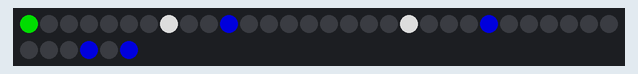
The sketch below on a simulated ESP8266 (NodeMCU). Parts: 36 RGB LEDs in strip order, left to right, continuing on the next row. Dim RGB values are drawn brighter than linear; WiFi joins after 1.5 s; servers stay silent unless stated; network time is answered at once with the bench clock; the local clock reads 2024-03-15 10:24:30 at power-on unless the sketch sets it; random numbers use the default seed unless the sketch sets one; not simulated (calls return 0 or success): secret.h; what the sketch prints to the serial monitor is not drawn.

Above: at 9.6 s.
At 19.6 s:
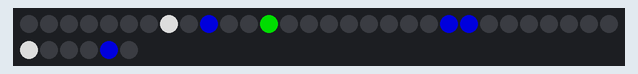
At 34.6 s:
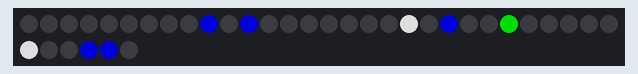
At 64.7 s:
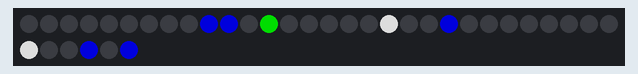
At 99.8 s:
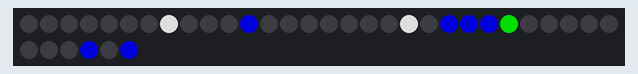
At 124.9 s:
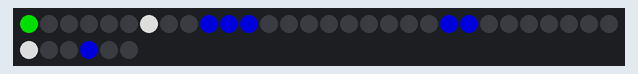

Measured:
- what the display in image 0 shows lasts 5.0 s, from 9.5 s to 14.5 s

The sketch:

DigitalPixelClock.ino
```cpp
#include <Adafruit_NeoPixel.h> // https://github.com/adafruit/Adafruit_NeoPixel
#include <ESP8266WiFi.h>
#include <RTClib.h> // https://github.com/adafruit/RTClib
#include <WiFiUdp.h>
#include <NTPClient.h>
#include <TimeLib.h> // "Time" by Michael Margolis

#include "secret.h"
#include "config.h"
#include "functions.h"

Adafruit_NeoPixel pixels(NUMPIXELS, PIN, NEO_GRB + NEO_KHZ800);

// Time
WiFiUDP ntpUDP;
NTPClient time_client(ntpUDP, NTPServer);
char timestr[4]; // Stores time, e.g. 2359 would be 23hrs 59mins

/** Setup WiFi
 * Tweak timeout value as required
 * @return True on Success, False otherwise
*/
bool setupWifi() {
  int timeout = 30;

  WiFi.hostname(GetDeviceUID());
  WiFi.begin(WIFI_SSID, WIFI_PASS);

  Serial.print("[WiFi] :: Connecting");
  while (WiFi.status() != WL_CONNECTED && timeout > 0)
  {
    delay(500);
    Serial.print(".");
    timeout--;
  }
  Serial.println();

  if (WiFi.status() != WL_CONNECTED) {
    return false;
  }

  // WiFi
  Serial.print("[WiFi] :: Connected, IP address: ");
  Serial.println(WiFi.localIP());

  return true;
}

/** Get Time from NTP in the desired format.
 * Store result in &timestr, setting to 0000 in case of error.
 * @return True on Success, False otherwise
*/
bool getTime(char (&timestr)[4]) {
  char format[] = "hhmm";
  Serial.println("[TIME] :: Getting the time now...");

  if (time_client.update() || time_client.isTimeSet()) {
    time_t epochTime = time_client.getEpochTime();

    // Adjust for British Summer Time (BST)
    time_t adjustedTime = epochTime;
    tmElements_t tm;
    breakTime(epochTime, tm);

    // Check if it's within the BST period (last Sunday in March to last Sunday in October)
    if ((tm.Month > 3 && tm.Month < 10) ||
        (tm.Month == 3 && (tm.Day - tm.Wday) >= 24) ||
        (tm.Month == 10 && (tm.Day - tm.Wday) < 24)) {
      adjustedTime += 3600;  // Add one hour for BST
    }

    strcpy(timestr, DateTime(adjustedTime).toString(format));

    //strcpy(timestr, DateTime(time_client.getEpochTime()).toString(format));
    Serial.print("[TIME] :: Time Updated. It is now "); Serial.println(timestr);
    return true;

  } else {
    strcpy(timestr, "0000");
    Serial.println("[TIME] :: Failed to get the time");
    return false;
  }
}

/** Shuffle the given array using Fisher-Yates algorithm
 * @param arr Target Array
 * @param size Size of arr
 */
void shuffleArray(int arr[], int size) {
  for (int i = size - 1; i > 0; --i) {
    int j = rand() % (i + 1);
    std::swap(arr[i], arr[j]);
  }
}

/** Shuffle all arrays used for pixel mappings
*/
void shufflePixelArrays() {
  shuffleArray(hourTens, 3);
  shuffleArray(hourUnits, 9);
  shuffleArray(minTens, 6);
  shuffleArray(minUnits, 9);
}

/** Illuminate clock section in desired colour. [val] number of pixels are to be illuminated.
 * @param val Numeric value for section, e.g. 6 would represent 6 pixels to illuminate
 * @param pixelArray Pool of Pixels to be illuminated
 * @param colour Colour for this section
*/
void lightUpSection(int val, int* pixelArray, uint32_t colour) {
  for (int i = 0; i < val; i++) {
    pixels.setPixelColor(pixelArray[i], colour);
  }
}

void setup() {
  delay(3000);
  Serial.begin(SERIAL_BAUD);

  // Setup Wifi
  if (!setupWifi()) {
    Serial.println("[ERROR] :: Failed to setup wifi");
    return;
  }

  // Setup Pixels
  pixels.begin();
}


void loop() {
  pixels.clear();

  delay(UPDATE_FQ);

  // Get Time
  if (!getTime(timestr)) {
    return; // TODO Handle failure
  }

  // Shuffle Pixels
  shufflePixelArrays();

  // Update Clock
  lightUpSection(toInt(timestr[0]), hourTens,   pixels.Color(0, 150, 0));     // Hour Tens
  lightUpSection(toInt(timestr[1]), hourUnits,  pixels.Color(150, 0, 0));     // Hour Units
  lightUpSection(toInt(timestr[2]), minTens,    pixels.Color(150, 150, 150)); // Minute Tens
  lightUpSection(toInt(timestr[3]), minUnits,   pixels.Color(0, 0, 150));     // Minute Units

  pixels.show();
}
```

functions.h
```cpp
/** Converts a numeric character, i.e. '1' to an integer, 1
 * @param c Integer as a character
 * @returns Integer representation of c
*/
int toInt(char c) {
  return c - '0';
}

/** Create a device UID based on the harware MAC Address
 * @returns CLOCK-XXXXXX where XXXXXX is a partial MAC address of the chip
*/
String GetDeviceUID() {
  return "CLOCK-" + String(ESP.getChipId());
}
```

config.h
```cpp
// Serial
#define SERIAL_BAUD 9600

// I/O
#define PIN       D1
#define NUMPIXELS 36    // (27 rows x 3 columns)
#define UPDATE_FQ 5000  // ms

// Time
#define NTPServer "uk.pool.ntp.org"

// Pixels (What pixels apply to each time component)
int hourTens[]  = {0, 12, 24};
int hourUnits[] = {2, 3, 4, 14, 15, 16, 26, 27, 28};
int minTens[]   = {6, 7, 18, 19, 30, 31};
int minUnits[]  = {9, 10, 11, 21, 22, 23, 33, 34, 35};
```
